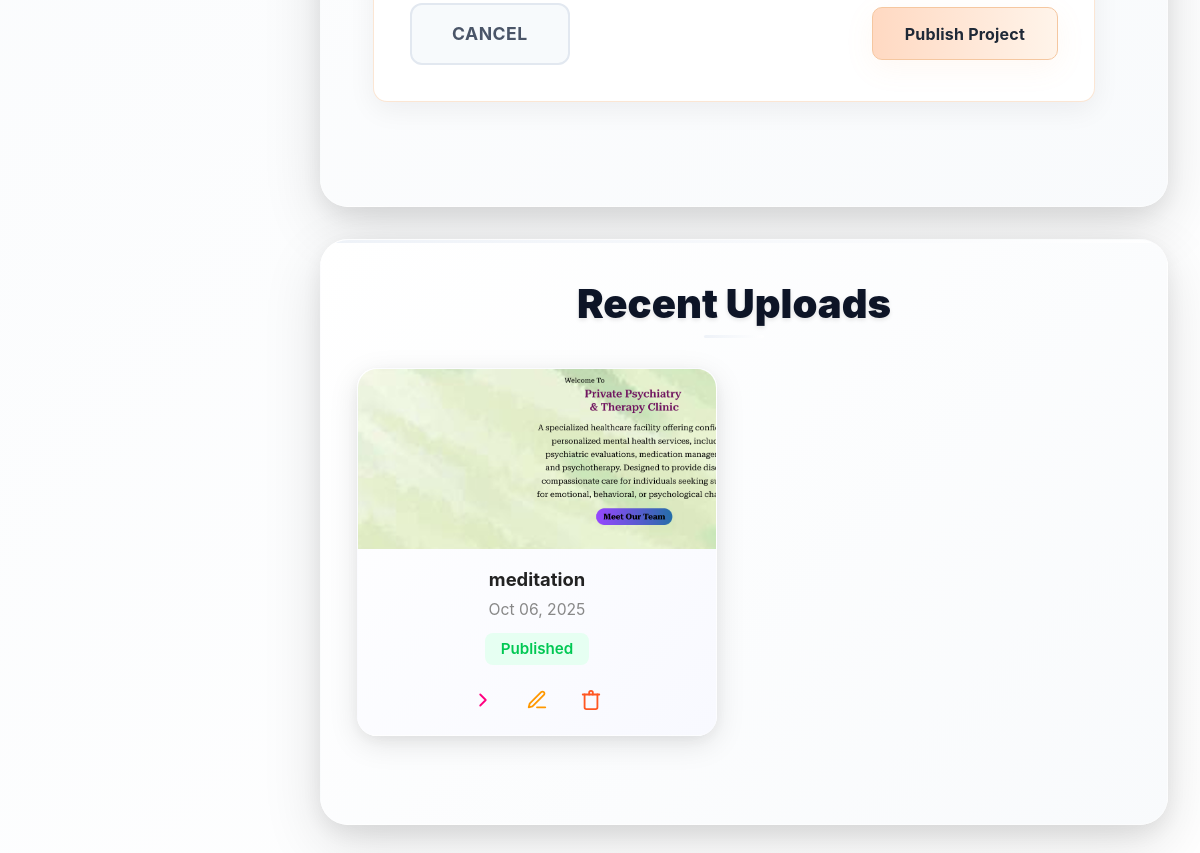
Page /accounts/student-home/ (signed in, lower part) on the earlier database version.
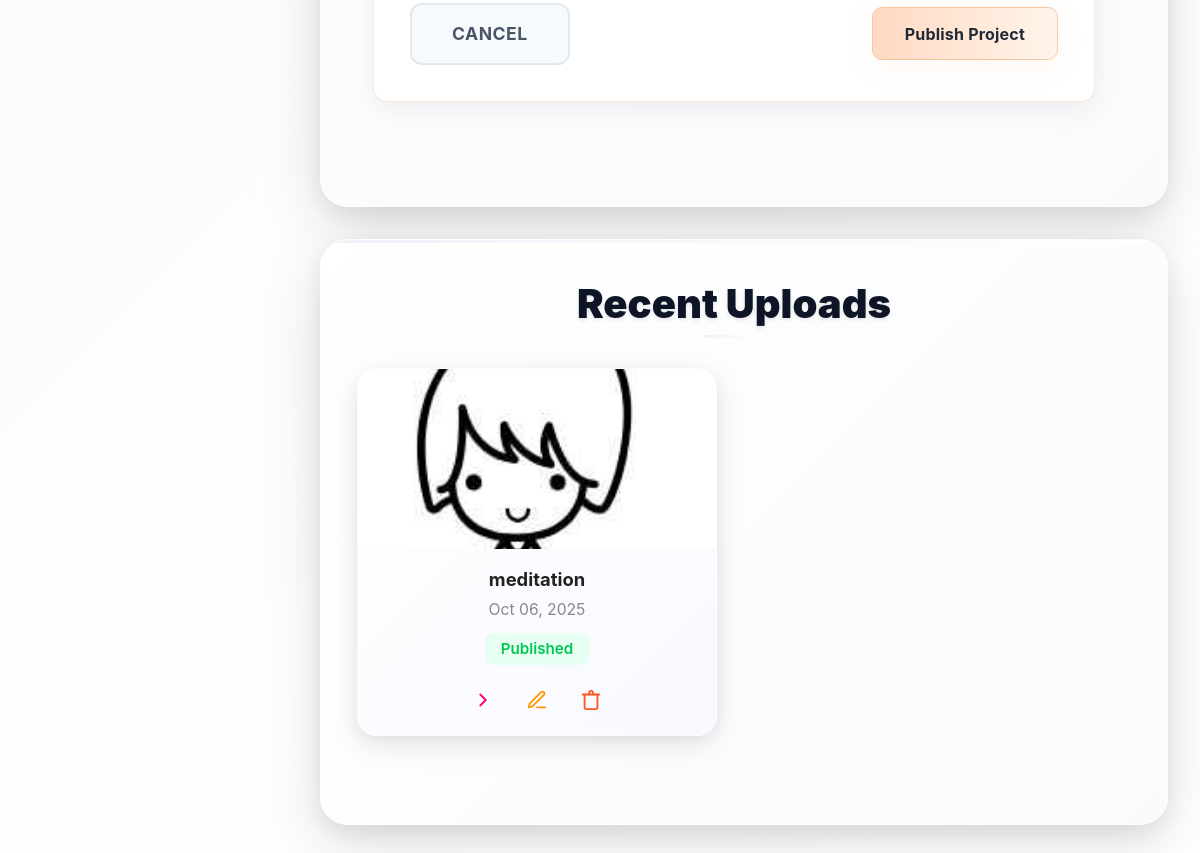
Same page on the later database version.
### accounts/models.py (models this page shows, shortened)
class Project(models.Model):
    student = models.ForeignKey(StudentProfile, on_delete=models.CASCADE, related_name='projects')
    title = models.CharField(max_length=200)
    description = models.TextField(blank=True)
    created_at = models.DateTimeField(auto_now_add=True)
    allow_downloads = models.BooleanField(default=False)
    category = models.CharField(default='Other', max_length=100)
    output_link = models.URLField(blank=True)
    project_link = models.URLField(blank=True)
    tags = models.CharField(blank=True, max_length=200)
    visibility = models.CharField(choices=[('Public', 'Public'), ('Private', 'Private')], default='Public', max_length=20)
    screenshot = models.ImageField(upload_to='project_screenshots/', null=True, blank=True)

### accounts/student_views.py (the view)
    def _wrapped_view(request, *args, **kwargs):
        try:
            student_profile = request.user.student_profile
            return view_func(request, *args, **kwargs)
        except ObjectDoesNotExist:
            if request.user.is_superuser:
                return redirect('admin_home')
            return render(request, 'accounts/no_profile.html', {
                'message': 'No student profile found. Please contact an administrator.'
            })

### accounts/context_processors.py (called while the page is built)
def notifications_processor(request):
    unread_count = 0
    if request.user.is_authenticated and not request.user.is_superuser:
        try:
            unread_count = Notification.objects.filter(
                recipient=request.user.student_profile,
                is_read=False
            ).count()
        except:
            pass
    return {'unread_notifications_count': unread_count}

### accounts/student_views.py (called while the page is built)
def check_student_profile(view_func):
    def _wrapped_view(request, *args, **kwargs):
        try:
            student_profile = request.user.student_profile
            return view_func(request, *args, **kwargs)
        except ObjectDoesNotExist:
            if request.user.is_superuser:
                return redirect('admin_home')
            return render(request, 'accounts/no_profile.html', {
                'message': 'No student profile found. Please contact an administrator.'
            })
    return _wrapped_view

### templates/accounts/student_home.html (shortened to what this page needs)
{% extends 'base.html' %}
{% load static %}
{% block content %}
<link rel="stylesheet" href="{% static 'accounts/admin_sidebar.css' %}">
<link rel="stylesheet" href="{% static 'accounts/student_home.css' %}">
    <div class="admin-main-content fade-in-up">
<div class="share-work-form-container">
    <div class="share-modal-content">
        <div class="share-modal-body">
            <form id="shareWorkForm" enctype="multipart/form-data" class="needs-validation" novalidate>
                <div class="d-flex justify-content-between align-items-center mt-4 button-container">
                    <button type="reset" class="btn btn-secondary">Cancel</button>
                    <button type="submit" class="btn btn-pink fw-bold">Publish Project</button>
                </div>
            </form>
        </div>
    </div>
                </div>
        </div>
<div class="admin-main-content recent-uploads-section">
    <div class="recent-uploads-container">
        <h3 class="recent-uploads-title">Recent Uploads</h3>
        <div class="recent-uploads-row">
            {% for project in user_projects %}
            <div class="recent-upload-card fade-in-up">
                <div class="recent-upload-image">
                    {% if project.screenshot %}
                    <img src="{{ project.screenshot.url }}" alt="Screenshot">
                    {% else %}
                    <div class="recent-upload-no-image">No Screenshot</div>
                    {% endif %}
                </div>
                <div class="recent-upload-info">
                    <h5 class="recent-upload-title">{{ project.title }}</h5>
                    <div class="recent-upload-time">{{ project.time_ago }}</div>
                    {% if project.status == 'Published' %}
                    <span class="recent-upload-status published">Published</span>
                    {% elif project.status == 'Draft' %}
                    <span class="recent-upload-status draft">Draft</span>
                    {% endif %}
                    <div class="recent-upload-actions">
                        {% if project.project_link %}
                        <a href="{{ project.project_link }}" target="_blank" class="recent-upload-action view" title="View Code">
                            <svg width="22" height="22" fill="none" stroke="#ff0080" stroke-width="2" stroke-linecap="round" stroke-linejoin="round" viewBox="0 0 24 24"><path d="M9 18l6-6-6-6"/></svg>
                        </a>
                        {% endif %}
                        <button class="recent-upload-action edit" title="Edit" data-project-id="{{ project.id }}" onclick="openEditModal({{ project.id }})">
                            <svg width="22" height="22" fill="none" stroke="#ff9800" stroke-width="2" stroke-linecap="round" stroke-linejoin="round" viewBox="0 0 24 24"><path d="M12 20h9"/><path d="M16.5 3.5a2.121 2.121 0 1 1 3 3L7 19l-4 1 1-4 12.5-12.5z"/></svg>
                        </button>
                        <button class="recent-upload-action delete" title="Delete" data-project-id="{{ project.id }}" onclick="removeFromRecent({{ project.id }})">
                            <svg width="22" height="22" fill="none" stroke="#ff5722" stroke-width="2" stroke-linecap="round" stroke-linejoin="round" viewBox="0 0 24 24"><polyline points="3 6 5 6 21 6"/><path d="M19 6v14a2 2 0 0 1-2 2H7a2 2 0 0 1-2-2V6m5 0V4a2 2 0 0 1 2-2h0a2 2 0 0 1 2 2v2"/></svg>
                        </button>
                    </div>
                </div>
            </div>
            {% endfor %}
        </div>
    </div>
</div>
{% endblock %}

Differences in the rows shown:
changed Project "meditation": screenshot: a different picture
